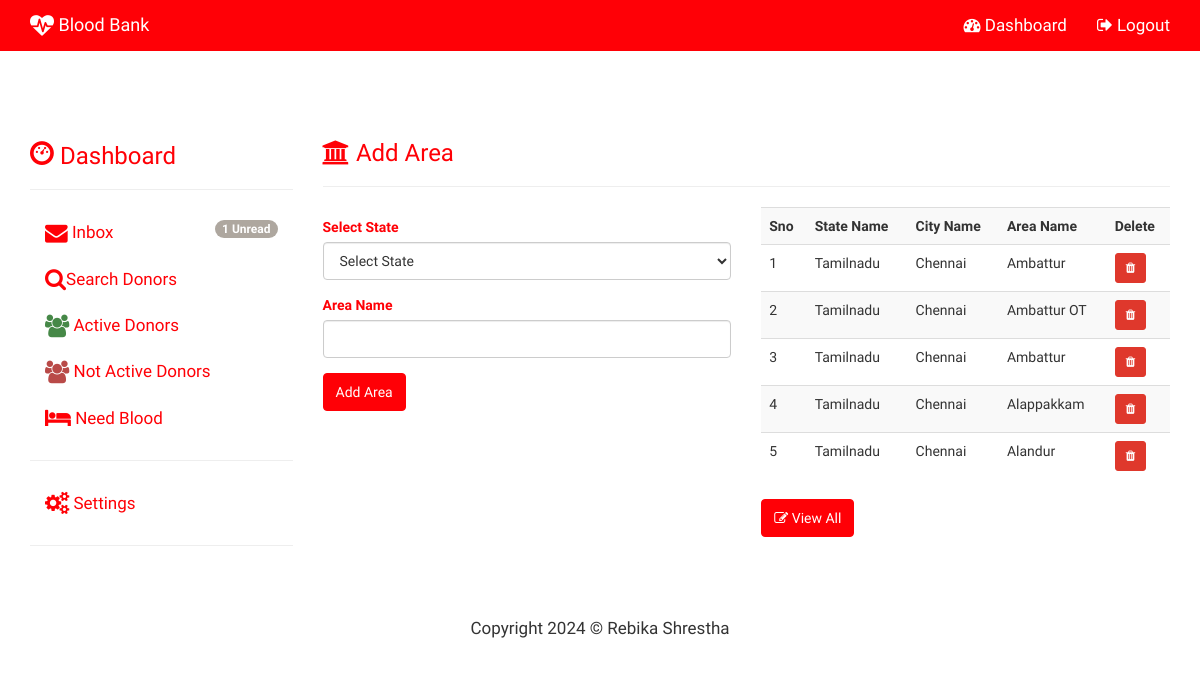
Before: /admin_area.php (signed in) with the older database file.
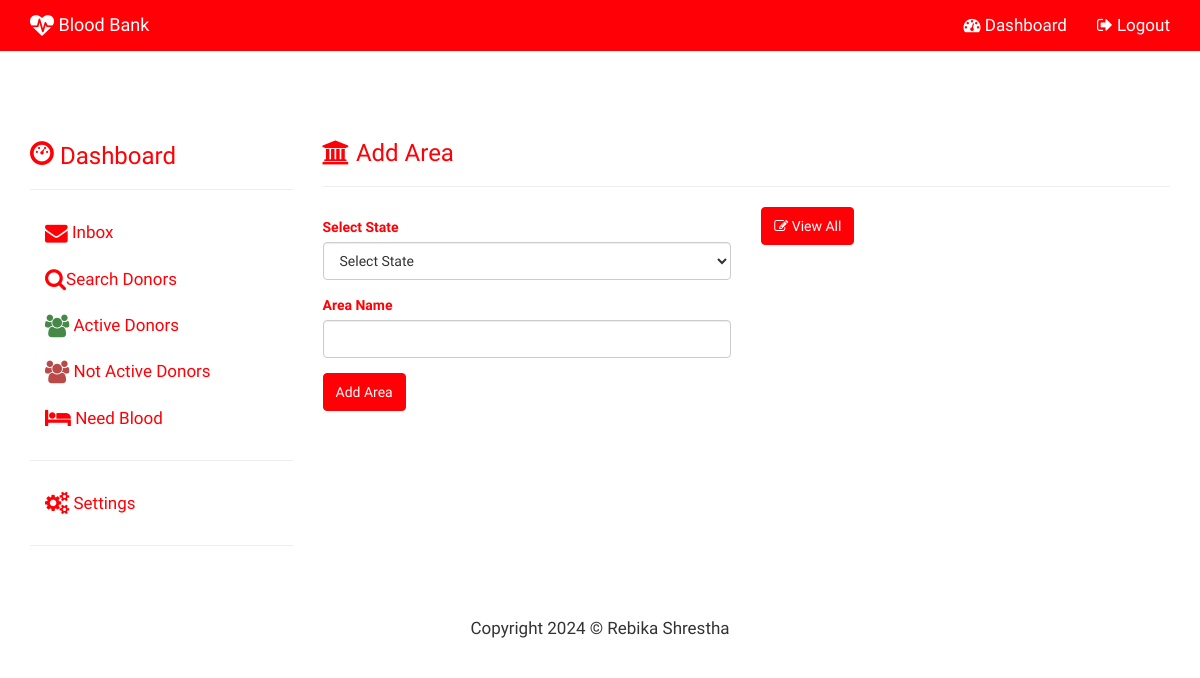
After: the same page with the newer database file.
### tables this page shows
CREATE TABLE `area` (
  `AREA_ID` int(11) NOT NULL,
  `CITY_ID` int(11) NOT NULL,
  `STATE_ID` int(11) NOT NULL,
  `AREA_NAME` varchar(150) NOT NULL
);

CREATE TABLE `state` (
  `STATE_ID` int(11) NOT NULL,
  `STATE_NAME` varchar(150) NOT NULL,
  `COUNTRY_ID` int(11) NOT NULL
);

CREATE TABLE `city` (
  `CITY_ID` int(11) NOT NULL,
  `STATE_ID` int(11) NOT NULL,
  `CITY_NAME` varchar(150) NOT NULL
);

### admin_area.php (the view, shortened to what this page needs)
<?php
include("config/config.php");
?>
<!DOCTYPE html>
<html lang="en">
<head>
	<?php include("admin_head.php"); ?>
</head>
<body>
	<?php include("admin_topnav.php"); ?>
	<div class="container" style='margin-top:70px'>
		<div class="row">
			<div class="col-sm-3">
				<?php include("admin_side_nav.php"); ?>
			</div>
			<div class="col-sm-9">
				<h3 class='text-primary'><i class="fa fa-bank"></i> Add Area </h3>
				<hr>
				<div class="row">
					<div class="col-md-6">
						<form role="form" action="admin_area.php" method="post">
							<div class="form-group text-primary">
								<label for="STATE">Select State</label>
								<select name="statename" id="STATE" required class="form-control">
									<option value="">Select State</option>
								</select>
							</div>
							<div class="form-group text-primary">
								<label for="area">Area Name</label>
								<input id="area" required type="text" class="form-control" name="areaname">
							</div>
							<div class="form-group">
								<input type="submit" class="btn btn-primary" name='area_submit' value="Add Area">
							</div>
						</form>
					</div>
					<div class="col-md-6">
						<?php
						$sql = "
Select state.STATE_NAME, city.CITY_NAME, area.AREA_NAME, area.AREA_ID
From area Inner Join
state On area.STATE_ID = state.STATE_ID Inner Join
city On area.CITY_ID = city.CITY_ID
ORDER BY AREA_ID desc LIMIT 0,5";
						$result = $con->query($sql);
						if ($result->num_rows > 0) {
							echo "<table class='table table-striped' >";
							echo "<tr>
											<th>Sno</th>
											<th>State Name</th>
											<th>City Name</th>
											<th>Area Name</th>
											<th>Delete</th>
										</tr>";
							$i = 0;
							while ($row = $result->fetch_assoc()) {
								$i++;
								echo "<tr>";
								echo "<td>$i</td>";
								echo "<td>" . $row["STATE_NAME"] . "</td>";
								echo "<td>" . $row["CITY_NAME"] . "</td>";
								echo "<td>" . $row["AREA_NAME"] . "</td>";
								echo "<td><a href='admin_del_area.php?id=" . $row["AREA_ID"] . "' class='btn btn-danger btn-sm'><i class='fa fa-trash'></i></a></td>";
								echo "</tr>";
							}
							echo "</table>";
						}
						?>
						<a href='admin_view_area.php' class='btn btn-primary'><i class='fa fa-edit'></i> View All</a>
					</div>
				</div>
			</div>
		</div>
	</div>
	<?php include("admin_footer.php"); ?>
</body>
</html>

### admin_side_nav.php (shortened to what this page needs)
<?php
$sql = "SELECT * FROM messages WHERE STATUS=1";
$result = $con->query($sql);
$n = $result->num_rows;
if ($n != 0) {
	$mes = '<span class="badge pull-right">' . $n . ' Unread</span>';
} else {
	$mes = "";
}
?>
<h3 class="text-primary">
	<i class="glyphicon glyphicon-dashboard"></i> Dashboard
</h3>
<hr>
<ul class="nav nav-stacked">
	<li><a href="admin_inbox.php"><i class="fa fa-envelope fa-lg"></i> Inbox <?php echo $mes; ?></a></li>
	<li><a href="admin_donor.php"><i class="fa fa-search fa-lg"></i>Search Donors</a></li>
	<li><a href="admin_adonor.php"><i class="fa fa-users fa-lg text-success"></i> Active Donors</a></li>
	<li><a href="admin_ndonor.php"><i class="fa fa-users fa-lg text-danger"></i> Not Active Donors</a></li>
	<li><a href="admin_need_blood.php"><i class="fa fa-bed fa-lg"></i> Need Blood</a></li>
	<hr>
	<li><a href="#add" data-toggle="collapse"><i class="fa fa-cogs fa-lg"></i> Settings</a></li>
</ul>
<hr>

Changed rows visible on the page:
removed area: STATE_ID.STATE_NAME "Tamilnadu", CITY_ID.CITY_NAME "Chennai", AREA_NAME "Ambattur"
removed area: STATE_ID.STATE_NAME "Tamilnadu", CITY_ID.CITY_NAME "Chennai", AREA_NAME "Ambattur OT"
removed area: STATE_ID.STATE_NAME "Tamilnadu", CITY_ID.CITY_NAME "Chennai", AREA_NAME "Ambattur"
removed area: STATE_ID.STATE_NAME "Tamilnadu", CITY_ID.CITY_NAME "Chennai", AREA_NAME "Alappakkam"
removed area: STATE_ID.STATE_NAME "Tamilnadu", CITY_ID.CITY_NAME "Chennai", AREA_NAME "Alandur"
Other visible differences:
$n: "1" → (not shown)
text no longer shown: "Unread Sno State Name City Name Area Name Delete"
